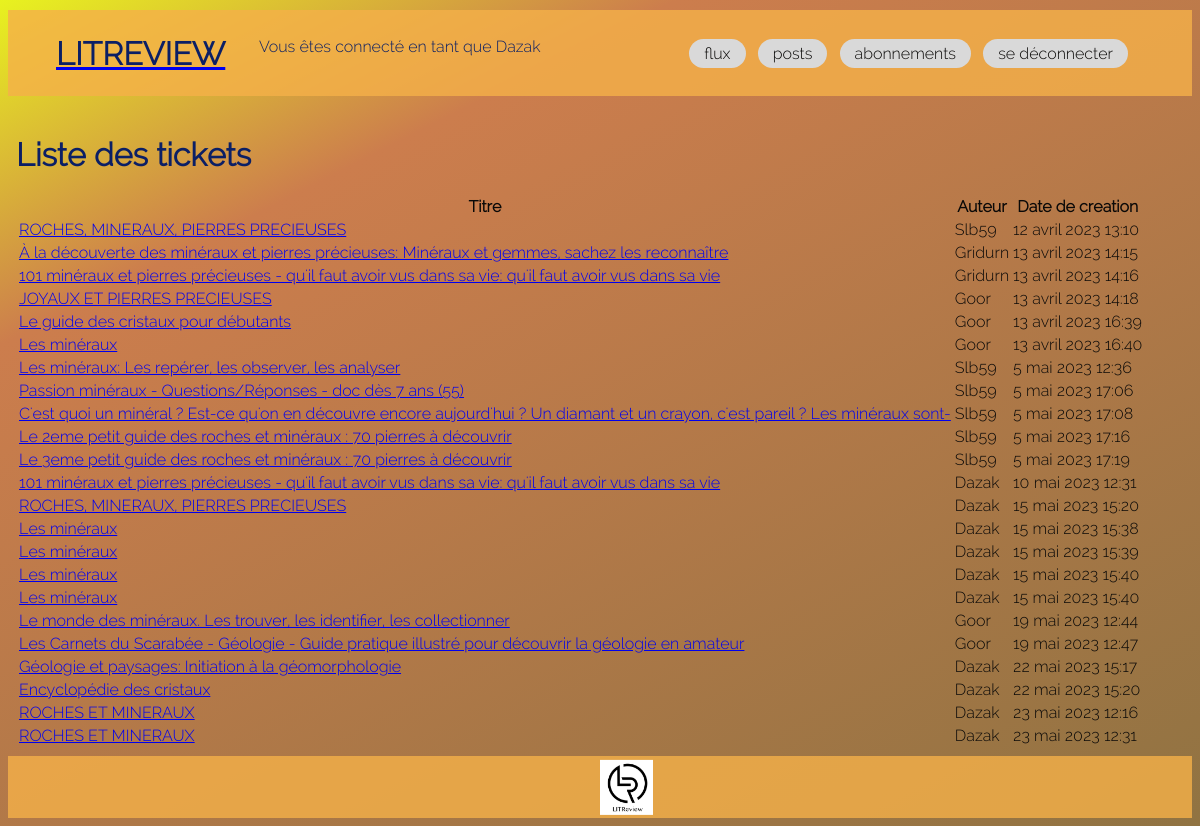
The page /tickets/ (signed in) on the database its author committed.
### review/models.py (models this page shows, shortened)
class Ticket(models.Model):
    title = models.CharField(max_length=128)
    description = models.TextField(max_length=2048, blank=True)
    user = models.ForeignKey(to=settings.AUTH_USER_MODEL,
                             on_delete=models.CASCADE)
    image = models.ImageField(null=True, blank=True,
                              upload_to='img')
    time_created = models.DateTimeField(auto_now_add=True)
    IMAGE_MAX_SIZE = (200, 200)

### review/views.py (the view)
# urls.py: path('tickets/', views.ticket_list, name='ticket_list'),
def ticket_list(request):
    tickets = Ticket.objects.all()
    return render(request, 'review/ticket/list.html', {'tickets': tickets})

### templates/review/ticket/list.html (shortened to what this page needs)
{% extends "base.html" %}
{% block content %}
 <h1>Liste des tickets</h1>
 <table>
    <tr>
        <th>Titre</th>
        <th>Auteur</th>
        <th>Date de creation</th>
    </tr>
 {% for ticket in tickets %}
 <tr>
    <td> <a href="{% url 'review:ticket_detail' ticket.id %}">
        {{ ticket.title }}
        </a>
    </td>
    <td>{{ ticket.user }}</td>
    <td>{{ ticket.time_created }}</td>
</tr>
{% endfor %}
</table>
{% endblock %}

### templates/base/header.html (shortened to what this page needs)
{% load static %}
<!DOCTYPE html>
<html>
    <head>
    <link href="{% static "css/review.css" %}" rel="stylesheet">
    </head>
    <body>
        <header id="header">
            <a href="{% url 'review:feed' %}"><h1>LITREVIEW</h1></a>
            {% if user.is_authenticated %}
                <div class="user_connected">
                <p>Vous êtes connecté en tant que {{request.user}}</p>
                </div>
                <nav class="header__menu">
                    {% include 'navbar/navbar.html' %}
                </nav>
            {% endif %}
        </header>

### static/css/review.css (style rules this page uses)
html { background: linear-gradient(333deg, rgb(144, 115, 66) 0%, rgb(204, 125, 77) 76%, rgb(232, 242, 31) 100%); font-family: "Raleway-Light"; color: rgb(10, 9, 8); min-height: 100vh; scroll-behavior: smooth; overflow-x: hidden; }
h1 { font-size: 2rem; color: rgb(11, 31, 101); }
div { padding: 0.5rem; }
header { background-color: rgba(246, 177, 73, 0.8); padding: 0.2rem 3rem; display: grid; grid-template-columns: repeat(1fr 2fr 4fr); margin: 10px auto; }
header .user_connected { grid-column: 2; color: rgb(11, 31, 101); }
header .header__menu { padding-top: 0em; padding-right: 0em; grid-column: 4; margin: auto 1em; align-content: center; text-align: right; }

### rows shown on the page
Ticket: title "ROCHES, MINERAUX, PIERRES PRECIEUSES", user "Slb59", time_created "12 avril 2023 13:10"
Ticket: title "À la découverte des minéraux et pierres précieuses: Minéraux et gemmes, sachez les reconnaître", user "Gridurn", time_created "13 avril 2023 14:15"
Ticket: title "101 minéraux et pierres précieuses - qu'il faut avoir vus dans sa vie: qu'il faut avoir vus dans sa vie", user "Gridurn", time_created "13 avril 2023 14:16"
Ticket: title "JOYAUX ET PIERRES PRECIEUSES", user "Goor", time_created "13 avril 2023 14:18"
Ticket: title "Le guide des cristaux pour débutants", user "Goor", time_created "13 avril 2023 16:39"
Ticket: title "Les minéraux", user "Goor", time_created "13 avril 2023 16:40"
Ticket: title "Les minéraux: Les repérer, les observer, les analyser", user "Slb59", time_created "5 mai 2023 12:36"
Ticket: title "Passion minéraux - Questions/Réponses - doc dès 7 ans (55)", user "Slb59", time_created "5 mai 2023 17:06"
Ticket: title "C'est quoi un minéral ? Est-ce qu'on en découvre encore aujourd'hui ? Un diamant et un crayon, c'est pareil ? Les minéraux sont-", user "Slb59", time_created "5 mai 2023 17:08"
Ticket: title "Le 2eme petit guide des roches et minéraux : 70 pierres à découvrir", user "Slb59", time_created "5 mai 2023 17:16"
Ticket: title "Le 3eme petit guide des roches et minéraux : 70 pierres à découvrir", user "Slb59", time_created "5 mai 2023 17:19"
Ticket: title "101 minéraux et pierres précieuses - qu'il faut avoir vus dans sa vie: qu'il faut avoir vus dans sa vie", user "Dazak", time_created "10 mai 2023 12:31"
Ticket: title "ROCHES, MINERAUX, PIERRES PRECIEUSES", user "Dazak", time_created "15 mai 2023 15:20"
Ticket: title "Les minéraux", user "Dazak", time_created "15 mai 2023 15:38"
Ticket: title "Les minéraux", user "Dazak", time_created "15 mai 2023 15:39"
Ticket: title "Les minéraux", user "Dazak", time_created "15 mai 2023 15:40"
Ticket: title "Les minéraux", user "Dazak", time_created "15 mai 2023 15:40"
Ticket: title "Le monde des minéraux. Les trouver, les identifier, les collectionner", user "Goor", time_created "19 mai 2023 12:44"
Ticket: title "Les Carnets du Scarabée - Géologie - Guide pratique illustré pour découvrir la géologie en amateur", user "Goor", time_created "19 mai 2023 12:47"
Ticket: title "Géologie et paysages: Initiation à la géomorphologie", user "Dazak", time_created "22 mai 2023 15:17"
Ticket: title "Encyclopédie des cristaux", user "Dazak", time_created "22 mai 2023 15:20"
Ticket: title "ROCHES ET MINERAUX", user "Dazak", time_created "23 mai 2023 12:16"
Ticket: title "ROCHES ET MINERAUX", user "Dazak", time_created "23 mai 2023 12:31"

### other values the page prints
{{ request.user }} "Dazak"
